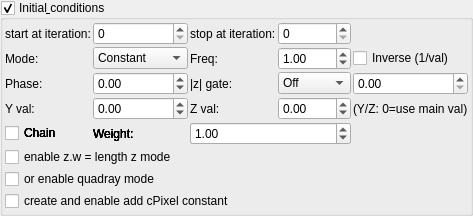
    <widget class="MyGroupBox" name="groupCheck_transf_function_enabledC_false">
     <property name="title">
      <string>Initial&amp; conditions</string>
     </property>
     <property name="checkable">
      <bool>true</bool>
     </property>
     <layout class="QVBoxLayout" name="verticalLayout_22" stretch="0,0,0,0">
      <property name="spacing">
       <number>2</number>
      </property>
      <property name="leftMargin">
       <number>2</number>
      </property>
      <property name="topMargin">
       <number>2</number>
      </property>
      <property name="rightMargin">
       <number>2</number>
      </property>
      <property name="bottomMargin">
       <number>2</number>
      </property>
      <item>
       <layout class="QGridLayout" name="gridLayout_74">
        <property name="spacing">
         <number>2</number>
        </property>
        <item row="0" column="0">
         <widget class="QLabel" name="label_261">
          <property name="text">
           <string>start at iteration:</string>
          </property>
         </widget>
        </item>
        <item row="0" column="3">
         <widget class="MySpinBox" name="spinboxInt_transf_multiplier_stop_iter_31">
          <property name="sizePolicy">
           <sizepolicy hsizetype="Minimum" vsizetype="Maximum">
            <horstretch>0</horstretch>
            <verstretch>0</verstretch>
           </sizepolicy>
          </property>
          <property name="maximum">
           <number>999</number>
          </property>
         </widget>
        </item>
      <item row="1" column="0">
       <widget class="QLabel"><property name="text"><string>Mode:</string></property></widget>
      </item>
      <item row="1" column="1">
       <widget class="MyComboBox" name="comboBox_transf_multiplier_value_mode_3">
        <item><property name="text"><string notr="true">Constant</string></property></item>
        <item><property name="text"><string notr="true">Sine</string></property></item>
        <item><property name="text"><string notr="true">Ramp</string></property></item>
        <item><property name="text"><string notr="true">Exponential</string></property></item>
        <item><property name="text"><string notr="true">Triangle</string></property></item>
        <item><property name="text"><string notr="true">Square</string></property></item>
        <item><property name="text"><string notr="true">Smoothstep</string></property></item>
        <item><property name="text"><string notr="true">Noise</string></property></item>
        <item><property name="text"><string notr="true">Ping-pong</string></property></item>
        <item><property name="text"><string notr="true">Stepped</string></property></item>
       </widget>
      </item>
      <item row="1" column="2">
       <widget class="QLabel"><property name="text"><string>Freq:</string></property></widget>
      </item>
      <item row="1" column="3">
       <widget class="MyDoubleSpinBox" name="spinbox_transf_multiplier_frequency_3">
        <property name="minimum"><double>0.01</double></property><property name="maximum"><double>100.0</double></property>
        <property name="singleStep"><double>0.1</double></property><property name="value"><double>1.0</double></property>
       </widget>
      </item>
      <item row="1" column="4" colspan="2">
       <widget class="MyCheckBox" name="checkBox_transf_multiplier_inverse_3">
        <property name="text"><string>Inverse (1/val)</string></property>
       </widget>
      </item>
      <item row="2" column="0">
       <widget class="QLabel"><property name="text"><string>Phase:</string></property></widget>
      </item>
      <item row="2" column="1">
       <widget class="MyDoubleSpinBox" name="spinbox_transf_multiplier_phase_3">
        <property name="minimum"><double>-10.0</double></property><property name="maximum"><double>10.0</double></property>
        <property name="singleStep"><double>0.1</double></property><property name="value"><double>0.0</double></property>
       </widget>
      </item>
      <item row="2" column="2">
       <widget class="QLabel"><property name="text"><string>|z| gate:</string></property></widget>
      </item>
      <item row="2" column="3">
       <widget class="MyComboBox" name="comboBox_transf_multiplier_threshold_mode_3">
        <item><property name="text"><string notr="true">Off</string></property></item>
        <item><property name="text"><string notr="true">&gt; thresh</string></property></item>
        <item><property name="text"><string notr="true">&lt; thresh</string></property></item>
       </widget>
      </item>
      <item row="2" column="4" colspan="2">
       <widget class="MyDoubleSpinBox" name="spinbox_transf_multiplier_threshold_3">
        <property name="minimum"><double>0.0</double></property><property name="maximum"><double>1000.0</double></property>
        <property name="singleStep"><double>0.1</double></property><property name="value"><double>0.0</double></property>
       </widget>
      </item>
      <item row="3" column="0">
       <widget class="QLabel"><property name="text"><string>Y val:</string></property></widget>
      </item>
      <item row="3" column="1">
       <widget class="MyDoubleSpinBox" name="spinbox_transf_multiplier_scale_y_3">
        <property name="minimum"><double>-100.0</double></property><property name="maximum"><double>100.0</double></property>
        <property name="singleStep"><double>0.01</double></property><property name="value"><double>0.0</double></property>
       </widget>
      </item>
      <item row="3" column="2">
       <widget class="QLabel"><property name="text"><string>Z val:</string></property></widget>
      </item>
      <item row="3" column="3">
       <widget class="MyDoubleSpinBox" name="spinbox_transf_multiplier_scale_z_3">
        <property name="minimum"><double>-100.0</double></property><property name="maximum"><double>100.0</double></property>
        <property name="singleStep"><double>0.01</double></property><property name="value"><double>0.0</double></property>
       </widget>
      </item>
      <item row="3" column="4" colspan="2">
       <widget class="QLabel"><property name="text"><string notr="true">(Y/Z: 0=use main val)</string></property></widget>
      </item>
      <item row="4" column="0">
       <widget class="MyCheckBox" name="checkBox_transf_multiplier_chain_5">
        <property name="text"><string>Chain</string></property>
       </widget>
      </item>
      <item row="4" column="1">
       <widget class="QLabel"><property name="text"><string>Weight:</string></property></widget>
      </item>
      <item row="4" column="2" colspan="2">
       <widget class="MyDoubleSpinBox" name="spinbox_transf_multiplier_weight_5">
        <property name="minimum"><double>0.0</double></property><property name="maximum"><double>10.0</double></property>
        <property name="singleStep"><double>0.1</double></property><property name="value"><double>1.0</double></property>
       </widget>
      </item>
      <item row="4" column="0">
       <widget class="MyCheckBox" name="checkBox_transf_multiplier_chain_4">
        <property name="text"><string>Chain</string></property>
       </widget>
      </item>
      <item row="4" column="1">
       <widget class="QLabel"><property name="text"><string>Weight:</string></property></widget>
      </item>
      <item row="4" column="2" colspan="2">
       <widget class="MyDoubleSpinBox" name="spinbox_transf_multiplier_weight_4">
        <property name="minimum"><double>0.0</double></property><property name="maximum"><double>10.0</double></property>
        <property name="singleStep"><double>0.1</double></property><property name="value"><double>1.0</double></property>
       </widget>
      </item>
      <item row="4" column="0">
       <widget class="MyCheckBox" name="checkBox_transf_multiplier_chain_3">
        <property name="text"><string>Chain</string></property>
       </widget>
      </item>
      <item row="4" column="1">
       <widget class="QLabel"><property name="text"><string>Weight:</string></property></widget>
      </item>
      <item row="4" column="2" colspan="2">
       <widget class="MyDoubleSpinBox" name="spinbox_transf_multiplier_weight_3">
        <property name="minimum"><double>0.0</double></property><property name="maximum"><double>10.0</double></property>
        <property name="singleStep"><double>0.1</double></property><property name="value"><double>1.0</double></property>
       </widget>
      </item>
      <item row="4" column="0">
       <widget class="MyCheckBox" name="checkBox_transf_multiplier_chain_2">
        <property name="text"><string>Chain</string></property>
       </widget>
      </item>
      <item row="4" column="1">
       <widget class="QLabel"><property name="text"><string>Weight:</string></property></widget>
      </item>
      <item row="4" column="2" colspan="2">
       <widget class="MyDoubleSpinBox" name="spinbox_transf_multiplier_weight_2">
        <property name="minimum"><double>0.0</double></property><property name="maximum"><double>10.0</double></property>
        <property name="singleStep"><double>0.1</double></property><property name="value"><double>1.0</double></property>
       </widget>
      </item>
      <item row="4" column="0">
       <widget class="MyCheckBox" name="checkBox_transf_multiplier_chain_1">
        <property name="text"><string>Chain</string></property>
       </widget>
      </item>
      <item row="4" column="1">
       <widget class="QLabel"><property name="text"><string>Weight:</string></property></widget>
      </item>
      <item row="4" column="2" colspan="2">
       <widget class="MyDoubleSpinBox" name="spinbox_transf_multiplier_weight_1">
        <property name="minimum"><double>0.0</double></property><property name="maximum"><double>10.0</double></property>
        <property name="singleStep"><double>0.1</double></property><property name="value"><double>1.0</double></property>
       </widget>
      </item>
        <item row="0" column="1">
         <widget class="MySpinBox" name="spinboxInt_transf_multiplier_start_iter_3">
          <property name="sizePolicy">
           <sizepolicy hsizetype="Minimum" vsizetype="Maximum">
            <horstretch>0</horstretch>
            <verstretch>0</verstretch>
           </sizepolicy>
          </property>
          <property name="maximum">
           <number>999</number>
          </property>
         </widget>
        </item>
        <item row="0" column="2">
         <widget class="QLabel" name="label_262">
          <property name="text">
           <string>stop at iteration:</string>
          </property>
         </widget>
        </item>
       </layout>
      </item>
      <item>
       <widget class="MyCheckBox" name="checkBox_transf_function_enabledE_false">
        <property name="text">
         <string>enable z.w = length z mode</string>
        </property>
       </widget>
      </item>
      <item>
       <widget class="MyCheckBox" name="checkBox_transf_function_enabledF_false">
        <property name="text">
         <string>or enable quadray mode</string>
        </property>
       </widget>
      </item>
      <item>
       <widget class="MyCheckBox" name="checkBox_transf_addCpixel_enabled_false">
        <property name="text">
         <string notr="true">create and enable add cPixel constant</string>
        </property>
       </widget>
      </item>
     </layout>
    </widget>
